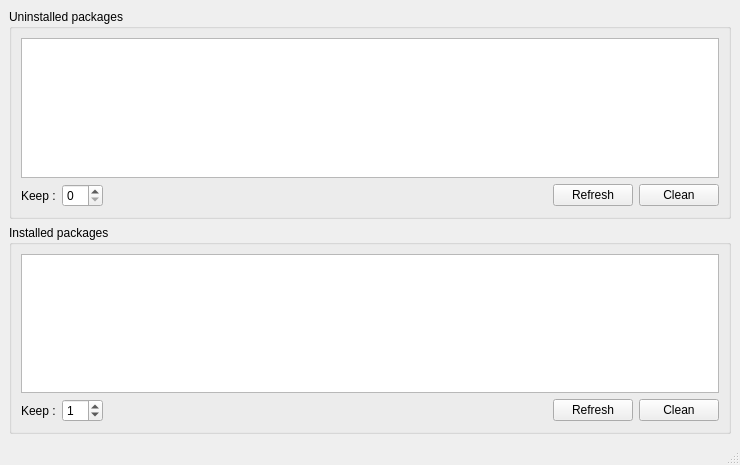
<?xml version="1.0" encoding="UTF-8"?>
<ui version="4.0">
 <class>CacheCleaner</class>
 <widget class="QMainWindow" name="CacheCleaner">
  <property name="geometry">
   <rect>
    <x>0</x>
    <y>0</y>
    <width>740</width>
    <height>465</height>
   </rect>
  </property>
  <property name="windowTitle">
   <string>Cache Cleaner - Octopi</string>
  </property>
  <property name="windowIcon">
   <iconset resource="../resources.qrc">
    <normaloff>:/resources/images/octopi_green.png</normaloff>:/resources/images/octopi_green.png</iconset>
  </property>
  <property name="animated">
   <bool>true</bool>
  </property>
  <widget class="QWidget" name="centralwidget">
   <layout class="QVBoxLayout" name="verticalLayout">
    <item>
     <widget class="QGroupBox" name="UninstalledPackagesBox">
      <property name="sizePolicy">
       <sizepolicy hsizetype="Preferred" vsizetype="Preferred">
        <horstretch>0</horstretch>
        <verstretch>1</verstretch>
       </sizepolicy>
      </property>
      <property name="title">
       <string>Uninstalled packages</string>
      </property>
      <layout class="QVBoxLayout" name="verticalLayout_3">
       <item>
        <widget class="QListWidget" name="uninstalledPackagesList"/>
       </item>
       <item>
        <layout class="QHBoxLayout" name="horizontalLayout_2">
         <item>
          <widget class="QLabel" name="label_2">
           <property name="text">
            <string>Keep :</string>
           </property>
          </widget>
         </item>
         <item>
          <widget class="QSpinBox" name="keepUninstalledPackagesSpinner">
           <property name="toolTip">
            <string>Number of old versions to keep</string>
           </property>
          </widget>
         </item>
         <item>
          <spacer name="horizontalSpacer_2">
           <property name="orientation">
            <enum>Qt::Horizontal</enum>
           </property>
           <property name="sizeHint" stdset="0">
            <size>
             <width>40</width>
             <height>20</height>
            </size>
           </property>
          </spacer>
         </item>
         <item>
          <widget class="QPushButton" name="refreshUninstalledButton">
           <property name="text">
            <string>Refresh</string>
           </property>
          </widget>
         </item>
         <item>
          <widget class="QPushButton" name="cleanUninstalledButton">
           <property name="text">
            <string>Clean</string>
           </property>
          </widget>
         </item>
        </layout>
       </item>
      </layout>
     </widget>
    </item>
    <item>
     <widget class="QGroupBox" name="installedPackagesBox">
      <property name="sizePolicy">
       <sizepolicy hsizetype="Preferred" vsizetype="Preferred">
        <horstretch>0</horstretch>
        <verstretch>1</verstretch>
       </sizepolicy>
      </property>
      <property name="title">
       <string>Installed packages</string>
      </property>
      <layout class="QVBoxLayout" name="verticalLayout_2">
       <item>
        <widget class="QListWidget" name="installedPackagesList"/>
       </item>
       <item>
        <layout class="QHBoxLayout" name="horizontalLayout">
         <item>
          <widget class="QLabel" name="label">
           <property name="text">
            <string>Keep :</string>
           </property>
          </widget>
         </item>
         <item>
          <widget class="QSpinBox" name="keepInstalledPackagesSpinner">
           <property name="toolTip">
            <string>Number of old versions to keep</string>
           </property>
           <property name="specialValueText">
            <string/>
           </property>
           <property name="value">
            <number>1</number>
           </property>
          </widget>
         </item>
         <item>
          <spacer name="horizontalSpacer">
           <property name="orientation">
            <enum>Qt::Horizontal</enum>
           </property>
           <property name="sizeHint" stdset="0">
            <size>
             <width>40</width>
             <height>20</height>
            </size>
           </property>
          </spacer>
         </item>
         <item>
          <widget class="QPushButton" name="refreshInstalledButton">
           <property name="text">
            <string>Refresh</string>
           </property>
          </widget>
         </item>
         <item>
          <widget class="QPushButton" name="cleanInstalledButton">
           <property name="text">
            <string>Clean</string>
           </property>
          </widget>
         </item>
        </layout>
       </item>
      </layout>
     </widget>
    </item>
   </layout>
  </widget>
  <widget class="QMenuBar" name="menubar">
   <property name="geometry">
    <rect>
     <x>0</x>
     <y>0</y>
     <width>740</width>
     <height>19</height>
    </rect>
   </property>
  </widget>
  <widget class="QStatusBar" name="statusbar"/>
 </widget>
 <resources>
  <include location="../resources.qrc"/>
 </resources>
 <connections/>
</ui>
